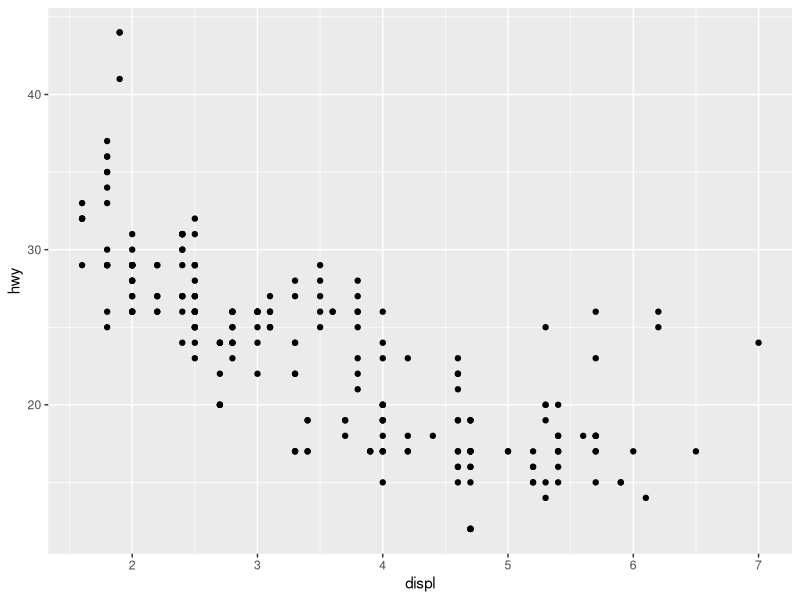
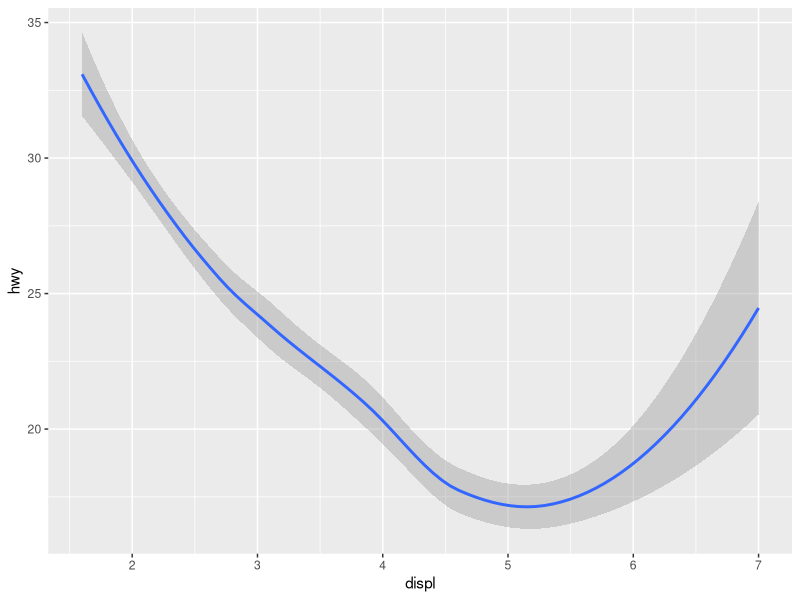
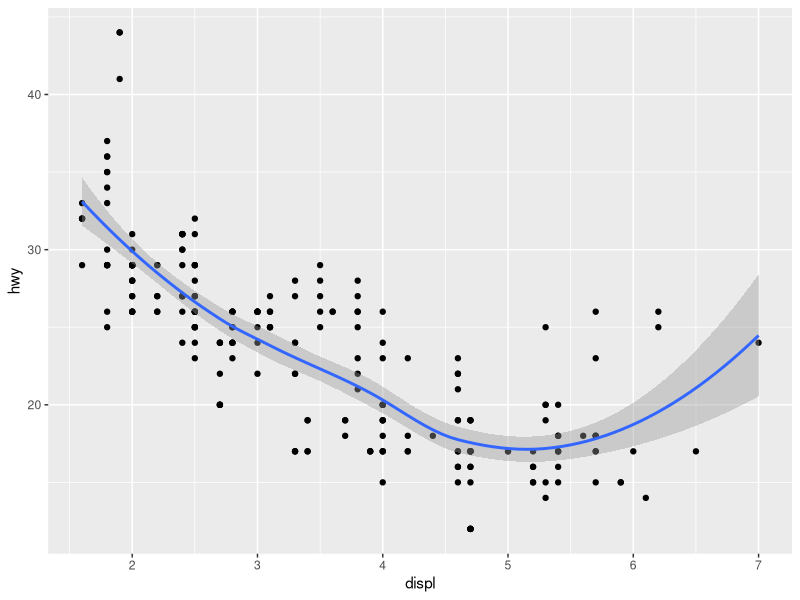
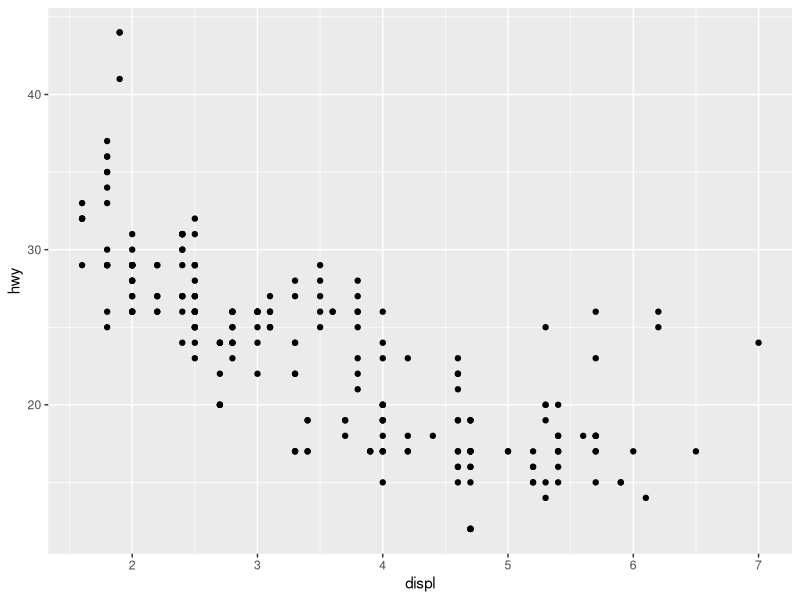

Write R code to recreate these figures, in order. (Note: this script raises an error after producing the figures.)
library(tidyverse)
mpg <- ggplot2::mpg
?mpg


ggplot(data = mpg,
       mapping = aes(x = displ,
                     y = hwy)) +
  geom_point()


ggplot(data = mpg,
       mapping = aes(x = displ,
                     y = hwy)) +
  geom_smooth()



ggplot(data = mpg,
       mapping = aes(x = displ,
                     y = hwy)) +
  geom_point() +
  geom_smooth()



ggplot(data = mpg,
       mapping = 
         aes(x = displ, 
             y = hwy) ) +
  geom_point()
+ geom_smooth()


ggplot(data = mpg,
       mapping = 
         aes(x = displ, 
             y = hwy) ) +
  geom_point() +
  geom_smooth()



ggplot(data = mpg,
       mapping = aes(x = displ,
                     y = hwy)) +
  geom_point() +
  geom_smooth(method = "lm")

# alpha should be between 0 and 1

ggplot(data = mpg,
       mapping = aes(x = displ,
                     y = hwy)) +
  geom_point(alpha = 0.8) # 50%

ggplot(data = mpg,
       mapping = aes(x = displ,
                     y = hwy)) +
  geom_point(alpha = 0.3) # 30%

ggplot(data = mpg,
       mapping = aes(x = displ,
                     y = hwy)) +
  geom_point(alpha = 1) # no transparency

ggplot(data = mpg,
       mapping = aes(x = displ,
                     y = hwy)) +
  geom_point() # no transparency


ggplot(data = mpg,
       mapping = aes(x = displ,
                     y = hwy)) +
  geom_point(alpha = 0) # full transparency



# to have both scatterplot and fitted line
ggplot( data = mpg,
        mapping = 
          aes(x = displ, 
              y = hwy) ) + 
  geom_point( alpha = .5 ) +
  geom_smooth()


ggplot( data = mpg,
        mapping = 
          aes(x = displ, 
              y = hwy) ) + 
  geom_point( alpha = .5 ) +
  geom_smooth(method = "lm")



ggplot( data = mpg,
        mapping = 
          aes(x = displ, 
              y = hwy,
              color = class) ) + 
  geom_point()


ggplot( data = mpg,
        mapping = 
          aes(x = displ, 
              y = hwy,
              shape = class) ) + 
  geom_point()


ggplot( data = mpg,
        mapping = 
          aes(x = displ, 
              y = hwy,
              size = class) ) + 
  geom_point()

ggplot( data = mpg,
        mapping = 
          aes(x = displ, 
              y = hwy) ) + 
  geom_point(color = "blue")

ggplot( data = mpg,
        mapping = 
          aes(x = displ, 
              y = hwy) ) + 
  geom_point(color = "red")


# Caution: Error: object 'blue' not found
# quote color name when manually setting it to color
ggplot( data = mpg,
        mapping = 
          aes(x = displ, 
              y = hwy) ) + 
  geom_point(color = blue)


ggplot(data = mpg,
       mapping = 
         aes(x = displ, 
             y = hwy) ) + 
  geom_smooth() 


ggplot(data = mpg,
       mapping = 
         aes(x = displ, 
             y = hwy) ) + 
  geom_smooth(color = "darkorange") 

ggplot(data = mpg,
       mapping = 
         aes(x = displ, 
             y = hwy) ) + 
  geom_smooth(color = "darkorange",
              fill = "darkorange") 

# e.g., 'fill' aethetics 
#     does not work with geom_point()
ggplot( data = mpg,
        mapping = 
          aes(x = displ, 
              y = hwy) ) + 
  geom_point(fill = "blue")


ggplot( data = mpg,
        mapping = 
          aes(x = displ, 
              y = hwy) ) + 
  geom_point(size = 3)

ggplot( data = mpg,
        mapping = 
          aes(x = displ, 
              y = hwy) ) + 
  geom_point(size = 1) # default


# less appealing than color!
ggplot(data = mpg,
       mapping = 
         aes(x = displ, 
             y = hwy,
             alpha = class) ) + 
  geom_point() 



ggplot( data = mpg,
        mapping = 
          aes(x = displ, 
              y = hwy) ) + 
  geom_point()
